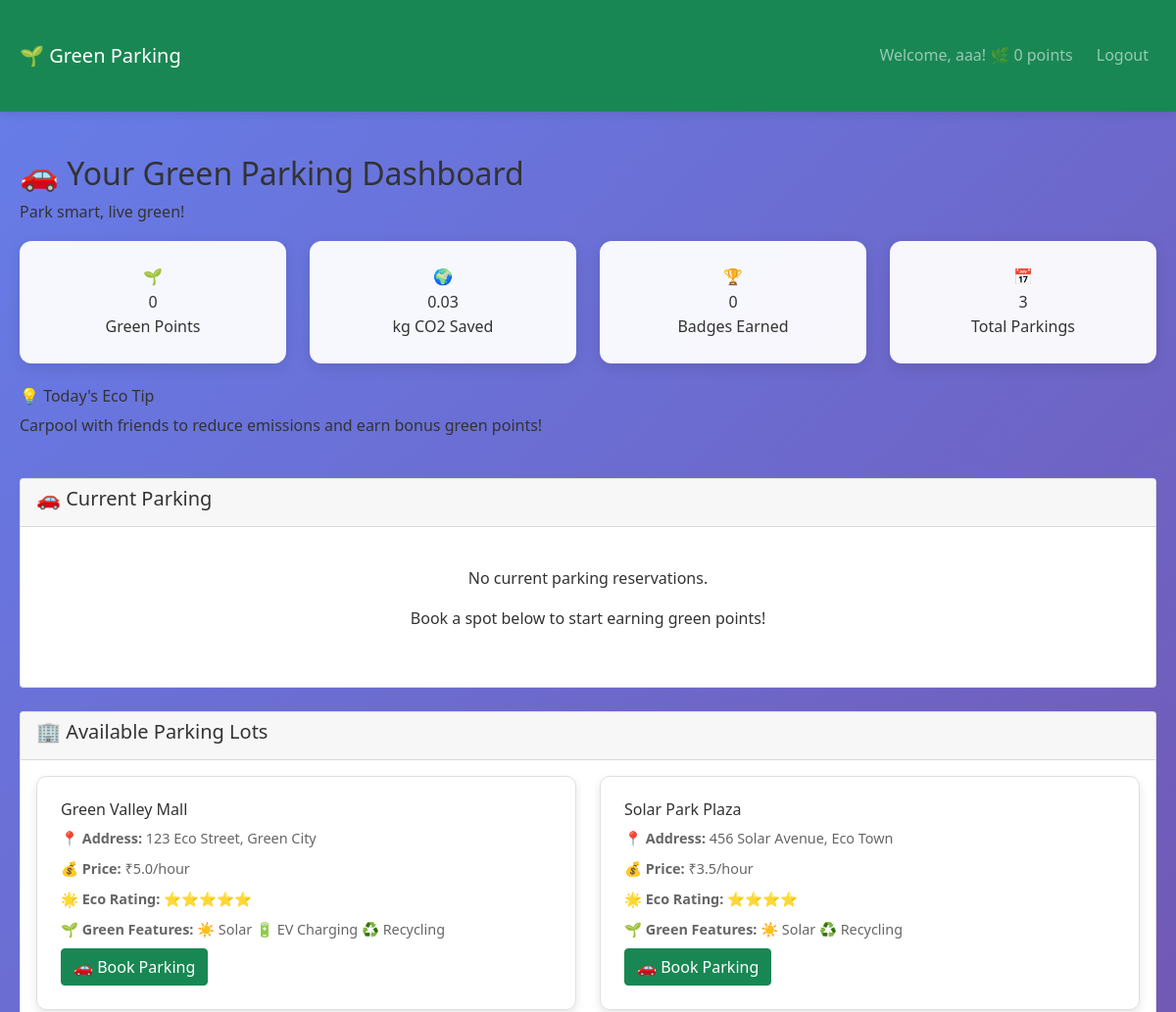
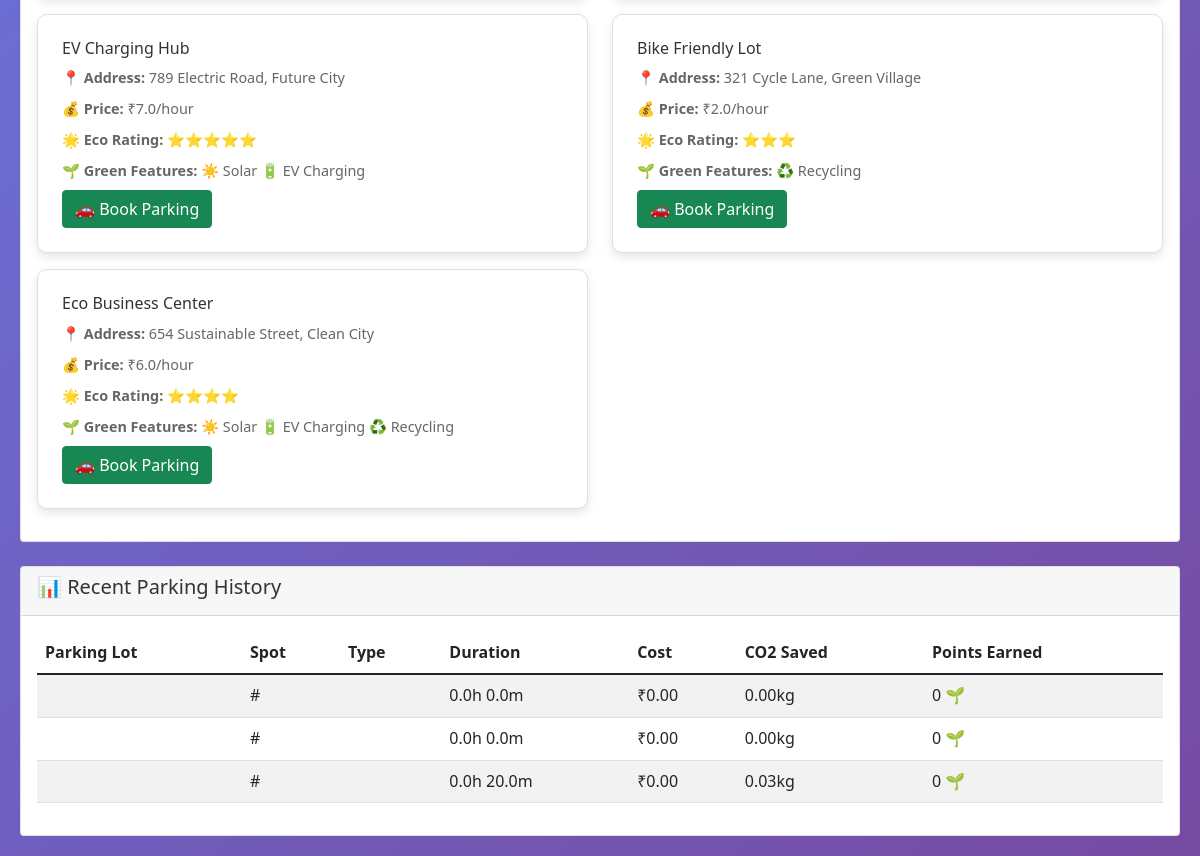
Page /user (signed in) on the committed database (2 pictures, top to bottom).
### tables this page shows
CREATE TABLE users (
            id INTEGER PRIMARY KEY AUTOINCREMENT,
            username TEXT UNIQUE NOT NULL,
            password TEXT NOT NULL,
            email TEXT NOT NULL,
            carbon_saved REAL DEFAULT 0,
            green_points INTEGER DEFAULT 0,
            badges TEXT DEFAULT '',
            created_at DATETIME DEFAULT CURRENT_TIMESTAMP
        );

CREATE TABLE eco_tips (
            id INTEGER PRIMARY KEY AUTOINCREMENT,
            tip_text TEXT NOT NULL,
            category TEXT NOT NULL
        );

CREATE TABLE parking_lots (
            id INTEGER PRIMARY KEY AUTOINCREMENT,
            name TEXT NOT NULL,
            address TEXT NOT NULL,
            pincode TEXT NOT NULL,
            price REAL NOT NULL,
            max_spots INTEGER NOT NULL,
            eco_rating INTEGER DEFAULT 3,
            has_solar INTEGER DEFAULT 0,
            has_ev_charging INTEGER DEFAULT 0,
            has_recycling INTEGER DEFAULT 0,
            created_at DATETIME DEFAULT CURRENT_TIMESTAMP
        );

CREATE TABLE reservations (
            id INTEGER PRIMARY KEY AUTOINCREMENT,
            spot_id INTEGER NOT NULL,
            user_id INTEGER NOT NULL,
            parking_timestamp DATETIME,
            leaving_timestamp DATETIME,
            cost REAL,
            carbon_saved REAL DEFAULT 0,
            green_points_earned INTEGER DEFAULT 0,
            FOREIGN KEY (spot_id) REFERENCES parking_spots (id),
            FOREIGN KEY (user_id) REFERENCES users (id)
        );

### app.py (the view)
@app.route('/user')
def user_dashboard():
    if 'user_id' not in session or session['username'] == 'admin':
        return redirect(url_for('login'))
    conn = sqlite3.connect(DATABASE)
    cursor = conn.cursor()
    cursor.execute('SELECT * FROM users WHERE id = ?', (session['user_id'],))
    user = cursor.fetchone()
    cursor.execute('SELECT * FROM parking_lots')
    lots = cursor.fetchall()
    cursor.execute('''
        SELECT r.*, pl.name as lot_name, ps.spot_number, ps.spot_type
        FROM reservations r
        JOIN parking_spots ps ON r.spot_id = ps.id
        JOIN parking_lots pl ON ps.lot_id = pl.id
        WHERE r.user_id = ? AND r.leaving_timestamp IS NULL
    ''', (session['user_id'],))
    current_reservations = cursor.fetchall()
    cursor.execute('''
        SELECT r.*, pl.name as lot_name, ps.spot_number, ps.spot_type
        FROM reservations r
        JOIN parking_spots ps ON r.spot_id = ps.id
        JOIN parking_lots pl ON ps.lot_id = pl.id
        WHERE r.user_id = ? AND r.leaving_timestamp IS NOT NULL
        ORDER BY r.leaving_timestamp DESC LIMIT 5
    ''', (session['user_id'],))
    history = cursor.fetchall()
    conn.close()
    eco_tip = get_random_eco_tip()
    return render_template('user_dashboard.html',
                         user=user,
                         lots=lots,
                         current_reservations=current_reservations,
                         history=history,
                         eco_tip=eco_tip)

### app.py (called while the page is built)
@app.template_filter('strptime')
def strptime_filter(s, fmt):
    return datetime.strptime(s, fmt)

def get_random_eco_tip():
    conn = sqlite3.connect(DATABASE)
    cursor = conn.cursor()
    cursor.execute('SELECT tip_text FROM eco_tips ORDER BY RANDOM() LIMIT 1')
    tip = cursor.fetchone()
    conn.close()
    return tip[0] if tip else "Save the planet with green parking!"

### templates/user_dashboard.html (shortened to what this page needs)
<!DOCTYPE html>
<html lang="en">
<head>
    <link href="https://cdn.jsdelivr.net/npm/bootstrap@5.1.3/dist/css/bootstrap.min.css" rel="stylesheet">
    <link rel="stylesheet" href="{{ url_for('static', filename='style.css') }}">
</head>
<body class="green-bg">
    <nav class="navbar navbar-expand-lg navbar-dark bg-success">
        <div class="container">
            <a class="navbar-brand" href="#">🌱 Green Parking</a>
            <div class="navbar-nav ms-auto">
                <span class="navbar-text me-3">
                    Welcome, {{ session.username }}! 🌿 {{ user[5] }} points
                </span>
                <a class="nav-link" href="{{ url_for('logout') }}">Logout</a>
            </div>
        </div>
    </nav>
    <div class="container mt-4">
        <div class="row">
            <div class="col-md-12">
                <h2 class="green-title">🚗 Your Green Parking Dashboard</h2>
                <p class="subtitle">Park smart, live green!</p>
            </div>
        </div>
        <div class="row mb-4">
            <div class="col-md-3">
                <div class="stat-card">
                    <div class="stat-icon">🌱</div>
                    <div class="stat-number">{{ user[5] }}</div>
                    <div class="stat-label">Green Points</div>
                </div>
            </div>
            <div class="col-md-3">
                <div class="stat-card">
                    <div class="stat-icon">🌍</div>
                    <div class="stat-number">{{ "%.2f"|format(user[4]) }}</div>
                    <div class="stat-label">kg CO2 Saved</div>
                </div>
            </div>
            <div class="col-md-3">
                <div class="stat-card">
                    <div class="stat-icon">🏆</div>
                    <div class="stat-number">{{ user[6].count(',') + 1 if user[6] else 0 }}</div>
                    <div class="stat-label">Badges Earned</div>
                </div>
            </div>
            <div class="col-md-3">
                <div class="stat-card">
                    <div class="stat-icon">📅</div>
                    <div class="stat-number">{{ history|length }}</div>
                    <div class="stat-label">Total Parkings</div>
                </div>
            </div>
        </div>
        <div class="row mb-4">
            <div class="col-md-12">
                <div class="eco-tip-card">
                    <h6>💡 Today's Eco Tip</h6>
                    <p>{{ eco_tip }}</p>
                </div>
            </div>
        </div>
        <div class="row mb-4">
            <div class="col-md-12">
                <div class="card">
                    <div class="card-header">
                        <h5>🚗 Current Parking</h5>
                    </div>
                    <div class="card-body">
                        {% if current_reservations %}
                            {% for reservation in current_reservations %}
                            <div class="alert alert-info">
                                <h6>📍 {{ reservation[11] }}</h6>
                                <p><strong>Spot:</strong> #{{ reservation[12] }} ({{ reservation[13]|title }} spot)</p>
                                <p><strong>Parked since:</strong> {{ reservation[3][:19] }}</p>
                                <a href="{{ url_for('checkout', reservation_id=reservation[0]) }}"
                                   class="btn btn-warning">
                                    🚪 Check Out & Earn Green Points
                                </a>
                            </div>
                            {% endfor %}
                        {% else %}
                            <div class="text-center py-4">
                                <p>No current parking reservations.</p>
                                <p>Book a spot below to start earning green points!</p>
                            </div>
                        {% endif %}
                    </div>
                </div>
            </div>
        </div>
        <div class="row mb-4">
            <div class="col-md-12">
                <div class="card">
                    <div class="card-header">
                        <h5>🏢 Available Parking Lots</h5>
                    </div>
                    <div class="card-body">
                        {% if lots %}
                            <div class="row">
                                {% for lot in lots %}
                                <div class="col-md-6 mb-3">
                                    <div class="lot-card">
                                        <h6>{{ lot[1] }}</h6>
                                        <p><strong>📍 Address:</strong> {{ lot[2] }}</p>
                                        <p><strong>💰 Price:</strong> ₹{{ lot[4] }}/hour</p>
                                        <p><strong>🌟 Eco Rating:</strong>
                                            {% for i in range(lot[6]) %}⭐{% endfor %}
                                        </p>
                                        <p><strong>🌱 Green Features:</strong>
                                            {% if lot[7] %}☀️ Solar{% endif %}
                                            {% if lot[8] %}🔋 EV Charging{% endif %}
                                            {% if lot[9] %}♻️ Recycling{% endif %}
                                        </p>
                                        <a href="{{ url_for('book_parking', lot_id=lot[0]) }}"
                                           class="btn btn-success">
                                            🚗 Book Parking
                                        </a>
                                    </div>
                                </div>
                                {% endfor %}
                            </div>
                        {% else %}
                            <div class="text-center py-4">
                                <p>No parking lots available at the moment.</p>
                            </div>
                        {% endif %}
                    </div>
                </div>
            </div>
        </div>
        <div class="row">
            <div class="col-md-12">
                <div class="card">
                    <div class="card-header">
                        <h5>📊 Recent Parking History</h5>
                    </div>
                    <div class="card-body">
                        {% if history %}
                            <div class="table-responsive">
                                <table class="table table-striped">
                                    <thead>
                                        <tr>
                                            <th>Parking Lot</th>
                                            <th>Spot</th>
                                            <th>Type</th>
                                            <th>Duration</th>
                                            <th>Cost</th>
                                            <th>CO2 Saved</th>
                                            <th>Points Earned</th>
                                        </tr>
                                    </thead>
                                    <tbody>
                                        {% for record in history %}
                                        <tr>
                                            <td>{{ record[11] }}</td>
                                            <td>#{{ record[12] }}</td>
                                            <td>{{ record[13]|title }}</td>
                                            <td>
                                                {% set duration = (record[4][:19] | strptime('%Y-%m-%d %H:%M:%S')) - (record[3][:19] | strptime('%Y-%m-%d %H:%M:%S')) %}
                                                {{ duration.total_seconds() // 3600 }}h {{ (duration.total_seconds() % 3600) // 60 }}m
                                            </td>
                                            <td>₹{{ "%.2f"|format(record[5]) }}</td>
                                            <td>{{ "%.2f"|format(record[6]) }}kg</td>
                                            <td>{{ record[7] }} 🌱</td>
                                        </tr>
                                        {% endfor %}
                                    </tbody>
                                </table>
                            </div>
                        {% else %}
                            <div class="text-center py-4">
                                <p>No parking history yet.</p>
                                <p>Book your first parking spot to start building your green profile!</p>
                            </div>
                        {% endif %}
                    </div>
                </div>
            </div>
        </div>
    </div>
</body>
</html>

### static/style.css (style rules this page uses)
* { margin: 0; padding: 0; box-sizing: border-box; }
body { font-family: 'Segoe UI', Tahoma, Geneva, Verdana, sans-serif; line-height: 1.6; color: #333; background: linear-gradient(135deg, #667eea 0%, #764ba2 100%); min-height: 100vh; }
.container { max-width: 1200px; margin: 0 auto; padding: 20px; }
.navbar { background: rgba(255, 255, 255, 0.95); backdrop-filter: blur(10px); padding: 1rem 0; box-shadow: 0 2px 10px rgba(0, 0, 0, 0.1); position: sticky; top: 0; z-index: 100; }
.stat-card { background: rgba(255, 255, 255, 0.95); padding: 1.5rem; border-radius: 12px; text-align: center; box-shadow: 0 4px 15px rgba(0, 0, 0, 0.1); transition: transform 0.3s ease; }
.lot-card, .admin-lot-card { background: white; padding: 1.5rem; border-radius: 10px; box-shadow: 0 4px 10px rgba(0, 0, 0, 0.1); transition: transform 0.3s ease, box-shadow 0.3s ease; border: 1px solid #e0e0e0; }
.lot-card p, .admin-lot-card p { margin-bottom: 0.5rem; color: #666; font-size: 0.9rem; }

### rows in the picture
users: green_points "0", carbon_saved "0.03", badges "0"
eco_tips: tip_text "Carpool with friends to reduce emissions and earn bonus green points!"
parking_lots: name "Green Valley Mall", address "123 Eco Street, Green City", price "5.0", has_solar "☀️ Solar", has_ev_charging "🔋 EV Charging", has_recycling "♻️ Recycling"
parking_lots: name "Solar Park Plaza", address "456 Solar Avenue, Eco Town", price "3.5", has_solar "☀️ Solar", has_recycling "♻️ Recycling"
parking_lots: name "EV Charging Hub", address "789 Electric Road, Future City", price "7.0", has_solar "☀️ Solar", has_ev_charging "🔋 EV Charging"
parking_lots: name "Bike Friendly Lot", address "321 Cycle Lane, Green Village", price "2.0", has_recycling "♻️ Recycling"
parking_lots: name "Eco Business Center", address "654 Sustainable Street, Clean City", price "6.0", has_solar "☀️ Solar", has_ev_charging "🔋 EV Charging", has_recycling "♻️ Recycling"
reservations: duration "0.0", value "0.0", cost "0.00", carbon_saved "0.00", green_points_earned "0"
reservations: duration "0.0", value "0.0", cost "0.00", carbon_saved "0.00", green_points_earned "0"
reservations: cost "0.0", value "20.0", cost "0.00", carbon_saved "0.03", green_points_earned "0"

### other values in the picture
{{ session.username }} "aaa"
{{ history|length }} "3"
